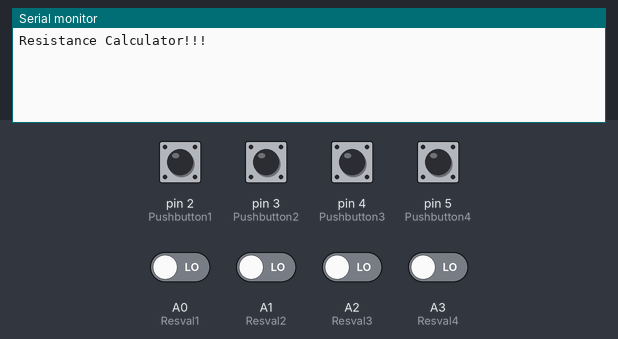
Recording of a sketch running on a simulated Arduino Uno, built with avr-gcc and run on an emulated ATmega328P. Shown: the last lines printed to the serial monitor. The inputs (shaded band) are chosen by the test bench; at power-on: A0 (Resval1), A1 (Resval2), A2 (Resval3), A3 (Resval4), pin 2 (Pushbutton1), pin 3 (Pushbutton2), pin 4 (Pushbutton3), pin 5 (Pushbutton4) LOW.

Above: at 1.8 s.
1.9 s: pin 2 (Pushbutton1) pulled HIGH for 0.6 s
At 3.3 s:
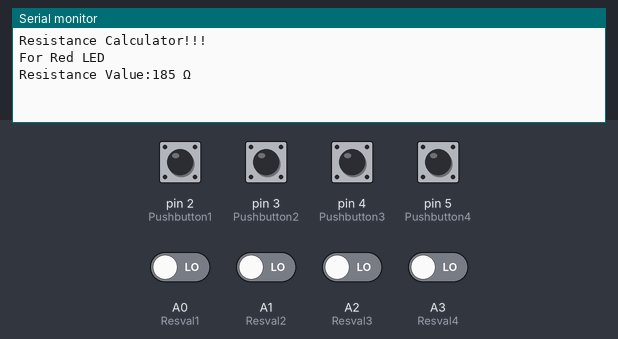
4.0 s: pin 3 (Pushbutton2) pulled HIGH for 0.6 s
At 5.3 s:
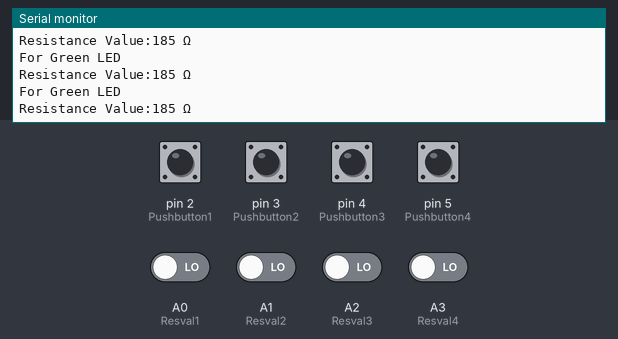
6.1 s: pin 4 (Pushbutton3) pulled HIGH for 0.6 s
At 6.9 s:
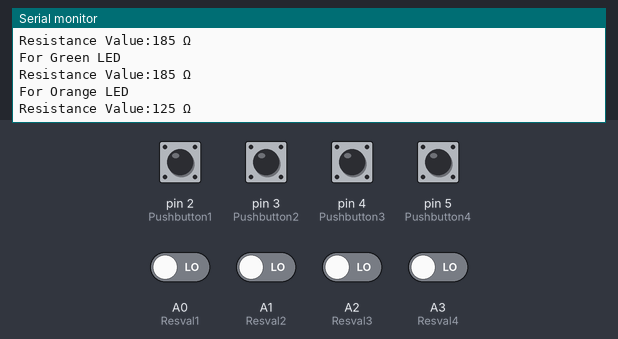
8.2 s: pin 5 (Pushbutton4) pulled HIGH for 0.6 s
At 9.6 s:
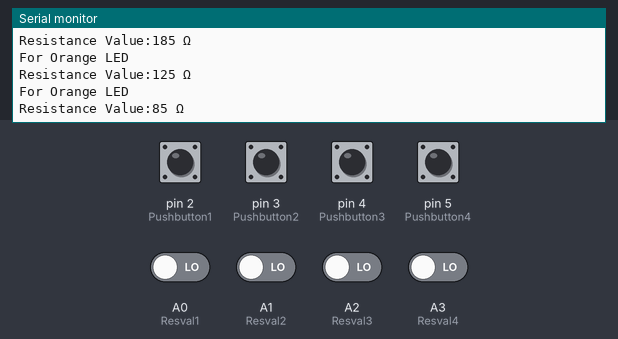
Timing chart, 0 to 11.2 s (numbered marks = the images above; inputs shaded):
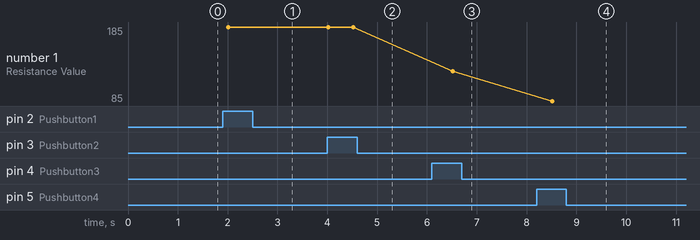

The sketch:

Resistance_Calculator.ino
```cpp
/********************************************************************/
/*                     Resistance Calculator                       */
/*                                                                 */
/*******************************************************************/

// Variable declaration and pin assignment
const int Pushbutton1 = 2;
const int Pushbutton2 = 3;
const int Pushbutton3 = 4;
const int Pushbutton4 = 5;

const int Resval1 = A0;
const int Resval2 = A1;
const int Resval3 = A2;
const int Resval4 = A3;

float resval = 0.0;
int temp = 0;
float InputVol;
float InputCur;

// Pin mode configuration and enabling serial communication
void setup() {

  pinMode(Resval1, INPUT);
  pinMode(Resval2, INPUT);
  pinMode(Resval3, INPUT);
  pinMode(Resval4, INPUT);
  pinMode(Pushbutton1, INPUT);
  pinMode(Pushbutton2, INPUT);
  pinMode(Pushbutton3, INPUT);
  pinMode(Pushbutton4, INPUT);

 Serial.begin(9600);

  Serial.println("Resistance Calculator!!!");
  InputVol = 5.0;    // ideal input voltage = 5V
  InputCur = 0.027;  // assumption of input current in the range of 20 to 30 mA

}

// main routine
void loop() {

  if(digitalRead(Pushbutton1) == HIGH)
  {
    resval = digitalRead(Resval1);
    ResistanceCal( resval);
    Serial.println("For Red LED");
     Serial.print("Resistance Value:");
     Serial.print(temp);
     Serial.println(" Ω");
  }else if(digitalRead(Pushbutton2) == HIGH)
  {
    resval = digitalRead(Resval2);
    ResistanceCal(resval );
     Serial.println("For Green LED");
     Serial.print("Resistance Value:");
     Serial.print(temp);
     Serial.println(" Ω");
  }else if(digitalRead(Pushbutton3) == HIGH)
  {
    resval = digitalRead(Resval3);
    ResistanceCal(resval );
    Serial.println("For Orange LED");
     Serial.print("Resistance Value:");
     temp -= 60;
     Serial.print(temp);
     Serial.println(" Ω");
  }else if(digitalRead(Pushbutton4) == HIGH)
  {
    resval = digitalRead(Resval4);
    ResistanceCal( resval );
    Serial.println("For Orange LED");
     Serial.print("Resistance Value:");
     temp -= 100;
     Serial.print(temp);
     Serial.println(" Ω");
  }

  delay(500);
}

// Function which calulates the resistance value based on the measure voltage across the unknown resister
float ResistanceCal(int resval )
{
 temp = ((InputVol - resval ) /  InputCur) ; // ohm's law V= IR ==> R = V/I
 return temp;
}
```

Measured:
- after the input at 1.9 s, the serial monitor: prints a new line after 0.10 s (image 1)
- after the input at 4.0 s, the serial monitor: prints a new line at once (image 2)
- after the input at 6.1 s, the serial monitor: prints a new line after 0.40 s (image 3)
- after the input at 8.2 s, the serial monitor: prints a new line after 0.32 s (image 4)
- plotted number 1: 185 → 125 after the input at 6.1 s, 125 → 85 after the input at 8.2 s
